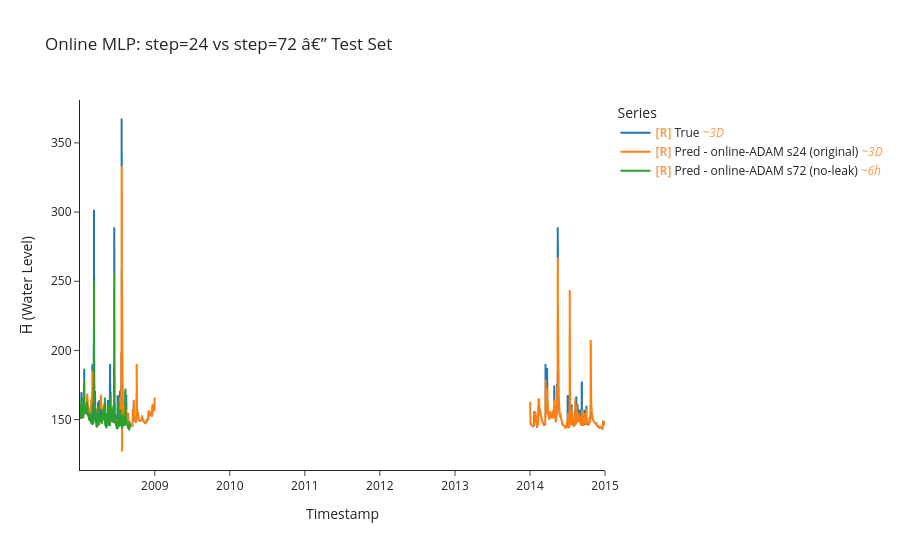

The cell this chart's notebook holds for it:
### Code cell
# --- Train & evaluate with step=72 (no leakage) ---
model_72, optimizer_72, criterion_72 = build_mlp(LOOKBACK*N_FEATURES, HORIZON)

y_true_72, y_pred_72, time_indices_72, _ = uf.train_model_online(model_72, optimizer_72, criterion_72,
                                                                   train_ds_72, train_df,
                                                                   LOOKBACK, HORIZON, BATCH_SIZE)

y_true_test_72, y_pred_test_72, time_indices_test_72 = uf.model_evaluate_with_norm(model_72, criterion_72,
                                                                                    test_ds_72, test_df.index,
                                                                                    LOOKBACK, HORIZON, BATCH_SIZE)

# --- Compare step=24 (original) vs step=72 (no leakage) on test set ---
uf.calculate_metrics_and_plot(
    {
        "online-ADAM s24 (original)": (y_true_test,    y_pred_test,    time_indices_test),
        "online-ADAM s72 (no-leak)":  (y_true_test_72, y_pred_test_72, time_indices_test_72),
    },
    plot_title="Online MLP: step=24 vs step=72 â€” Test Set",
    export_metrics=True,
    export_html=True,
    export_file_name='results/testing/online/Online_step_comparison'
)

### Figure 1 — Plotly figure (JSON) as saved in the notebook; plotly's stock layout.template omitted (floating-point values rounded to 4 significant figures; data arrays with more than 128 entries replaced by an {"elided": "..."} marker saying what was removed)
{"data": [{"hovertemplate": "Legend=True<br>Timestamp=%{x}<br>H̅ (Water Level)=%{y}<extra></extra>", "legendgroup": "True", "line": {"color": "#1f77b4", "dash": "solid", "width": 2}, "marker": {"symbol": "circle"}, "mode": "lines", "name": "<b style=\"color:sandybrown\">[R]</b> True <i style=\"color:#fc9944\">~3D</i>", "showlegend": true, "type": "scattergl", "uid": "aea9b107-63fc-4ac6-9c14-fa283f242b9d", "x": {"elided": "1001 str values"}, "xaxis": "x", "y": {"elided": "1001 float values"}, "yaxis": "y"}, {"hovertemplate": "Legend=Pred - online-ADAM s24 (original)<br>Timestamp=%{x}<br>H̅ (Water Level)=%{y}<extra></extra>", "legendgroup": "Pred - online-ADAM s24 (original)", "line": {"color": "#ff7f0e", "dash": "solid", "width": 2}, "marker": {"symbol": "circle"}, "mode": "lines", "name": "<b style=\"color:sandybrown\">[R]</b> Pred - online-ADAM s24 (original) <i style=\"color:#fc9944\">~3D</i>", "showlegend": true, "type": "scattergl", "uid": "d0d6381a-6fe2-4fa5-b987-e94fbbd72d1a", "x": {"elided": "1001 str values"}, "xaxis": "x", "y": {"elided": "1001 float values"}, "yaxis": "y"}, {"hovertemplate": "Legend=Pred - online-ADAM s72 (no-leak)<br>Timestamp=%{x}<br>H̅ (Water Level)=%{y}<extra></extra>", "legendgroup": "Pred - online-ADAM s72 (no-leak)", "line": {"color": "#2ca02c", "dash": "solid", "width": 2}, "marker": {"symbol": "circle"}, "mode": "lines", "name": "<b style=\"color:sandybrown\">[R]</b> Pred - online-ADAM s72 (no-leak) <i style=\"color:#fc9944\">~6h</i>", "showlegend": true, "type": "scattergl", "uid": "aee7449c-bf8c-4129-983a-625ab32ff6b5", "x": {"elided": "1000 str values"}, "xaxis": "x", "y": {"elided": "1000 float values"}, "yaxis": "y"}], "layout": {"height": 550, "legend": {"title": {"text": "Series"}, "tracegroupgap": 0}, "title": {"text": "Online MLP: step=24 vs step=72 â€” Test Set"}, "xaxis": {"anchor": "y", "domain": [0, 1], "title": {"text": "Timestamp"}}, "yaxis": {"anchor": "x", "domain": [0, 1], "title": {"text": "H̅ (Water Level)"}}}}
